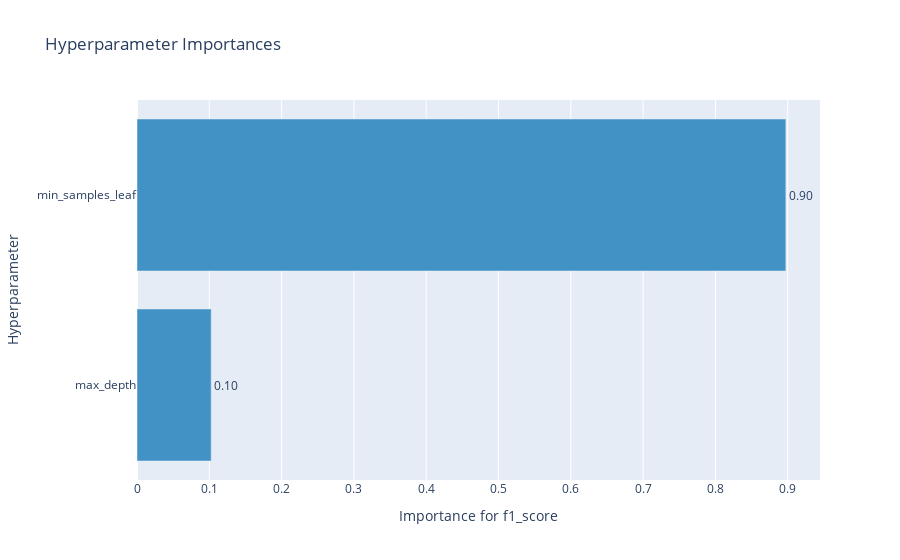

The code cell stored with this chart in its notebook:
### Code cell
optuna.visualization.plot_param_importances(study_rf, target_name="f1_score")

### Figure 1 — Plotly figure (JSON) as saved in the notebook; plotly's stock layout.template omitted (floating-point values rounded to 4 significant figures)
{"data": [{"cliponaxis": false, "hovertemplate": ["max_depth (IntDistribution): 0.10259808739854641<extra></extra>", "min_samples_leaf (IntDistribution): 0.8974019126014536<extra></extra>"], "marker": {"color": "rgb(66,146,198)"}, "orientation": "h", "text": ["0.10", "0.90"], "textposition": "outside", "type": "bar", "x": [0.1026, 0.8974], "y": ["max_depth", "min_samples_leaf"]}], "layout": {"showlegend": false, "title": {"text": "Hyperparameter Importances"}, "xaxis": {"title": {"text": "Importance for f1_score"}}, "yaxis": {"title": {"text": "Hyperparameter"}}}}
